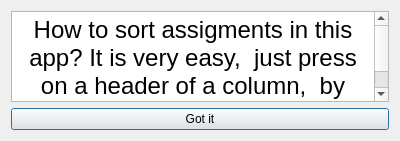
<?xml version="1.0" encoding="UTF-8"?>
<ui version="4.0">
 <class>sortInstruction</class>
 <widget class="QDialog" name="sortInstruction">
  <property name="geometry">
   <rect>
    <x>0</x>
    <y>0</y>
    <width>400</width>
    <height>141</height>
   </rect>
  </property>
  <property name="windowTitle">
   <string>Dialog</string>
  </property>
  <layout class="QGridLayout" name="gridLayout_2">
   <item row="0" column="0">
    <layout class="QGridLayout" name="gridLayout">
     <item row="0" column="0">
      <widget class="QTextBrowser" name="textBrowser">
       <property name="html">
        <string>&lt;!DOCTYPE HTML PUBLIC &quot;-//W3C//DTD HTML 4.0//EN&quot; &quot;http://www.w3.org/TR/REC-html40/strict.dtd&quot;&gt;
&lt;html&gt;&lt;head&gt;&lt;meta name=&quot;qrichtext&quot; content=&quot;1&quot; /&gt;&lt;style type=&quot;text/css&quot;&gt;
p, li { white-space: pre-wrap; }
&lt;/style&gt;&lt;/head&gt;&lt;body style=&quot; font-family:'.AppleSystemUIFont'; font-size:13pt; font-weight:400; font-style:normal;&quot;&gt;
&lt;p align=&quot;center&quot; style=&quot; margin-top:0px; margin-bottom:0px; margin-left:0px; margin-right:0px; -qt-block-indent:0; text-indent:0px;&quot;&gt;&lt;span style=&quot; font-size:18pt;&quot;&gt;How to sort assigments in this app? It is very easy,  just press on a header of a column,  by which you want to sort!&lt;/span&gt;&lt;/p&gt;&lt;/body&gt;&lt;/html&gt;</string>
       </property>
      </widget>
     </item>
     <item row="1" column="0">
      <widget class="QPushButton" name="pushButton">
       <property name="text">
        <string>Got it</string>
       </property>
      </widget>
     </item>
    </layout>
   </item>
  </layout>
 </widget>
 <resources/>
 <connections>
  <connection>
   <sender>pushButton</sender>
   <signal>clicked()</signal>
   <receiver>sortInstruction</receiver>
   <slot>onGotItPushed()</slot>
   <hints>
    <hint type="sourcelabel">
     <x>169</x>
     <y>98</y>
    </hint>
    <hint type="destinationlabel">
     <x>946</x>
     <y>132</y>
    </hint>
   </hints>
  </connection>
 </connections>
 <slots>
  <slot>onGotItPushed()</slot>
 </slots>
</ui>
